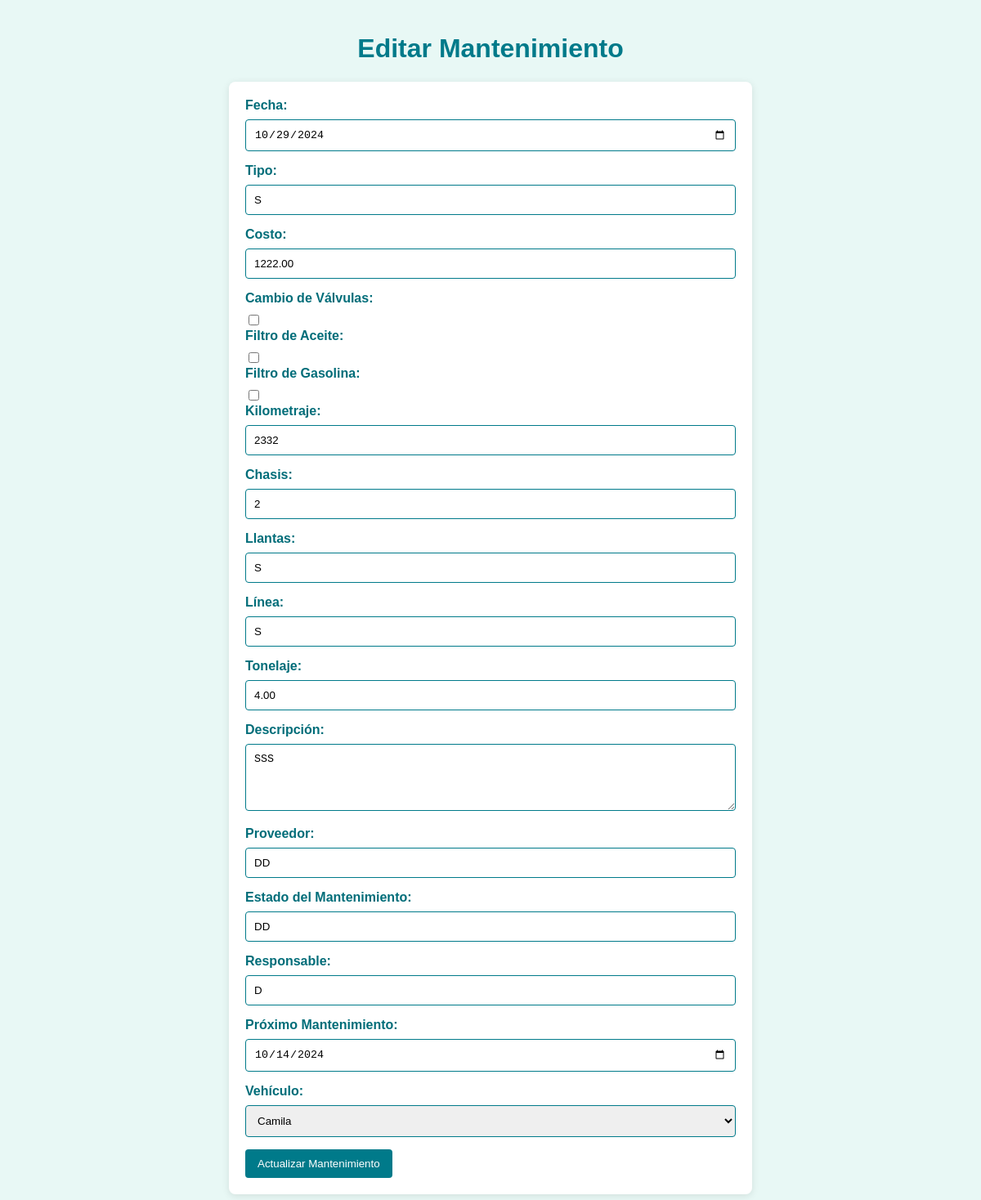
/editar_mantenimiento.php?id=3 (signed in), run on the app's committed database.
### tables this page shows
CREATE TABLE `mantenimiento` (
  `id_mantenimiento` int(11) NOT NULL,
  `fecha` date DEFAULT NULL,
  `tipo` varchar(50) DEFAULT NULL,
  `costo` decimal(10,2) DEFAULT NULL,
  `cambio_valvulas` tinyint(1) DEFAULT NULL,
  `filtro_aceite` tinyint(1) DEFAULT NULL,
  `filtro_gasolina` tinyint(1) DEFAULT NULL,
  `kilometraje` int(11) DEFAULT NULL,
  `chasis` varchar(50) DEFAULT NULL,
  `llantas` varchar(50) DEFAULT NULL,
  `linea` varchar(50) DEFAULT NULL,
  `tonelaje` decimal(5,2) DEFAULT NULL,
  `descripcion` text DEFAULT NULL,
  `proveedor` varchar(100) DEFAULT NULL,
  `estadomantenimiento` varchar(50) DEFAULT NULL,
  `responsable` varchar(100) DEFAULT NULL,
  `proximo_mantenimiento` date DEFAULT NULL,
  `id_vehiculo` int(11) DEFAULT NULL
);

CREATE TABLE `vehiculos` (
  `id_vehiculo` int(11) NOT NULL,
  `marca` varchar(50) DEFAULT NULL,
  `modelo` varchar(50) DEFAULT NULL,
  `ano` int(11) DEFAULT NULL,
  `estado` varchar(50) DEFAULT NULL,
  `capacidad` int(11) DEFAULT NULL
);

### editar_mantenimiento.php (the view, shortened to what this page needs)
<?php
include 'db.php';
if (isset($_GET['id'])) {
    $id_mantenimiento = $_GET['id'];
    $query = "SELECT * FROM mantenimiento WHERE id_mantenimiento = $id_mantenimiento";
    $result = mysqli_query($conn, $query);
    $mantenimiento = mysqli_fetch_assoc($result);
} else {
    header("Location: agregar_mantenimiento.php");
    exit();
}
$query_vehiculos = "SELECT * FROM vehiculos";
$result_vehiculos = mysqli_query($conn, $query_vehiculos);
?>
<!DOCTYPE html>
<html lang="es">
<head>
</head>
<body>
    <h1>Editar Mantenimiento</h1>
    <form action="editar_mantenimiento.php?id=<?php echo $mantenimiento['id_mantenimiento']; ?>" method="post">
        <label for="fecha">Fecha:</label>
        <input type="date" name="fecha" value="<?php echo $mantenimiento['fecha']; ?>" required>
        <label for="tipo">Tipo:</label>
        <input type="text" name="tipo" value="<?php echo $mantenimiento['tipo']; ?>" required>
        <label for="costo">Costo:</label>
        <input type="number" step="0.01" name="costo" value="<?php echo $mantenimiento['costo']; ?>" required>
        <label for="cambio_valvulas">Cambio de Válvulas:</label>
        <input type="checkbox" name="cambio_valvulas" <?php echo $mantenimiento['cambio_valvulas'] ? 'checked' : ''; ?>>
        <label for="filtro_aceite">Filtro de Aceite:</label>
        <input type="checkbox" name="filtro_aceite" <?php echo $mantenimiento['filtro_aceite'] ? 'checked' : ''; ?>>
        <label for="filtro_gasolina">Filtro de Gasolina:</label>
        <input type="checkbox" name="filtro_gasolina" <?php echo $mantenimiento['filtro_gasolina'] ? 'checked' : ''; ?>>
        <label for="kilometraje">Kilometraje:</label>
        <input type="number" name="kilometraje" value="<?php echo $mantenimiento['kilometraje']; ?>" required>
        <label for="chasis">Chasis:</label>
        <input type="text" name="chasis" value="<?php echo $mantenimiento['chasis']; ?>">
        <label for="llantas">Llantas:</label>
        <input type="text" name="llantas" value="<?php echo $mantenimiento['llantas']; ?>">
        <label for="linea">Línea:</label>
        <input type="text" name="linea" value="<?php echo $mantenimiento['linea']; ?>">
        <label for="tonelaje">Tonelaje:</label>
        <input type="number" step="0.01" name="tonelaje" value="<?php echo $mantenimiento['tonelaje']; ?>">
        <label for="descripcion">Descripción:</label>
        <textarea name="descripcion" rows="4"><?php echo $mantenimiento['descripcion']; ?></textarea>
        <label for="proveedor">Proveedor:</label>
        <input type="text" name="proveedor" value="<?php echo $mantenimiento['proveedor']; ?>">
        <label for="estadomantenimiento">Estado del Mantenimiento:</label>
        <input type="text" name="estadomantenimiento" value="<?php echo $mantenimiento['estadomantenimiento']; ?>" required>
        <label for="responsable">Responsable:</label>
        <input type="text" name="responsable" value="<?php echo $mantenimiento['responsable']; ?>" required>
        <label for="proximo_mantenimiento">Próximo Mantenimiento:</label>
        <input type="date" name="proximo_mantenimiento" value="<?php echo $mantenimiento['proximo_mantenimiento']; ?>">
        <label for="id_vehiculo">Vehículo:</label>
        <select name="id_vehiculo" required>
            <?php while ($vehiculo = mysqli_fetch_assoc($result_vehiculos)) { ?>
                <option value="<?php echo $vehiculo['id_vehiculo']; ?>" <?php echo $vehiculo['id_vehiculo'] == $mantenimiento['id_vehiculo'] ? 'selected' : ''; ?>>
                    <?php echo $vehiculo['modelo']; ?>
                </option>
            <?php } ?>
        </select>
        <input type="submit" value="Actualizar Mantenimiento">
    </form>
</body>
</html>

### editar_mantenimiento.php (style rules this page uses)
body { font-family: Arial, sans-serif; background-color: #e8f8f5; color: #006d79; margin: 0; padding: 20px; }
h1 { text-align: center; color: #007a8a; }
form { max-width: 600px; margin: 0 auto; padding: 20px; background-color: #ffffff; border-radius: 8px; box-shadow: 0 2px 10px rgba(0, 0, 0, 0.1); }
label { display: block; margin-bottom: 8px; font-weight: bold; }
input[type="text"], input[type="number"], input[type="date"], textarea, select { width: 100%; padding: 10px; margin-bottom: 15px; border: 1px solid #007a8a; border-radius: 4px; box-sizing: border-box; }
input[type="checkbox"] { margin-right: 10px; }
input[type="submit"] { background-color: #007a8a; color: white; padding: 10px 15px; border: none; border-radius: 4px; cursor: pointer; transition: background-color 0.3s; }

### data on the page
mantenimiento: fecha "10/29/2024", tipo "S", costo "1222.00", kilometraje "2332", chasis "2", llantas "S", linea "S", tonelaje "4.00", descripcion "SSS", proveedor "DD", estadomantenimiento "DD", responsable "D", proximo_mantenimiento "10/14/2024", id_vehiculo "Camila"
